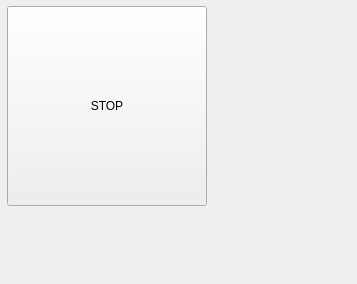
<?xml version="1.0" encoding="UTF-8"?>
<ui version="4.0">
 <class>EmergencyStop</class>
 <widget class="QWidget" name="EmergencyStop">
  <property name="geometry">
   <rect>
    <x>0</x>
    <y>0</y>
    <width>357</width>
    <height>284</height>
   </rect>
  </property>
  <property name="windowTitle">
   <string>EmergencyStop</string>
  </property>
  <widget class="QPushButton" name="stopButton">
   <property name="geometry">
    <rect>
     <x>7</x>
     <y>6</y>
     <width>200</width>
     <height>200</height>
    </rect>
   </property>
   <property name="text">
    <string>STOP</string>
   </property>
  </widget>
 </widget>
 <layoutdefault spacing="6" margin="11"/>
 <resources/>
 <connections/>
</ui>
